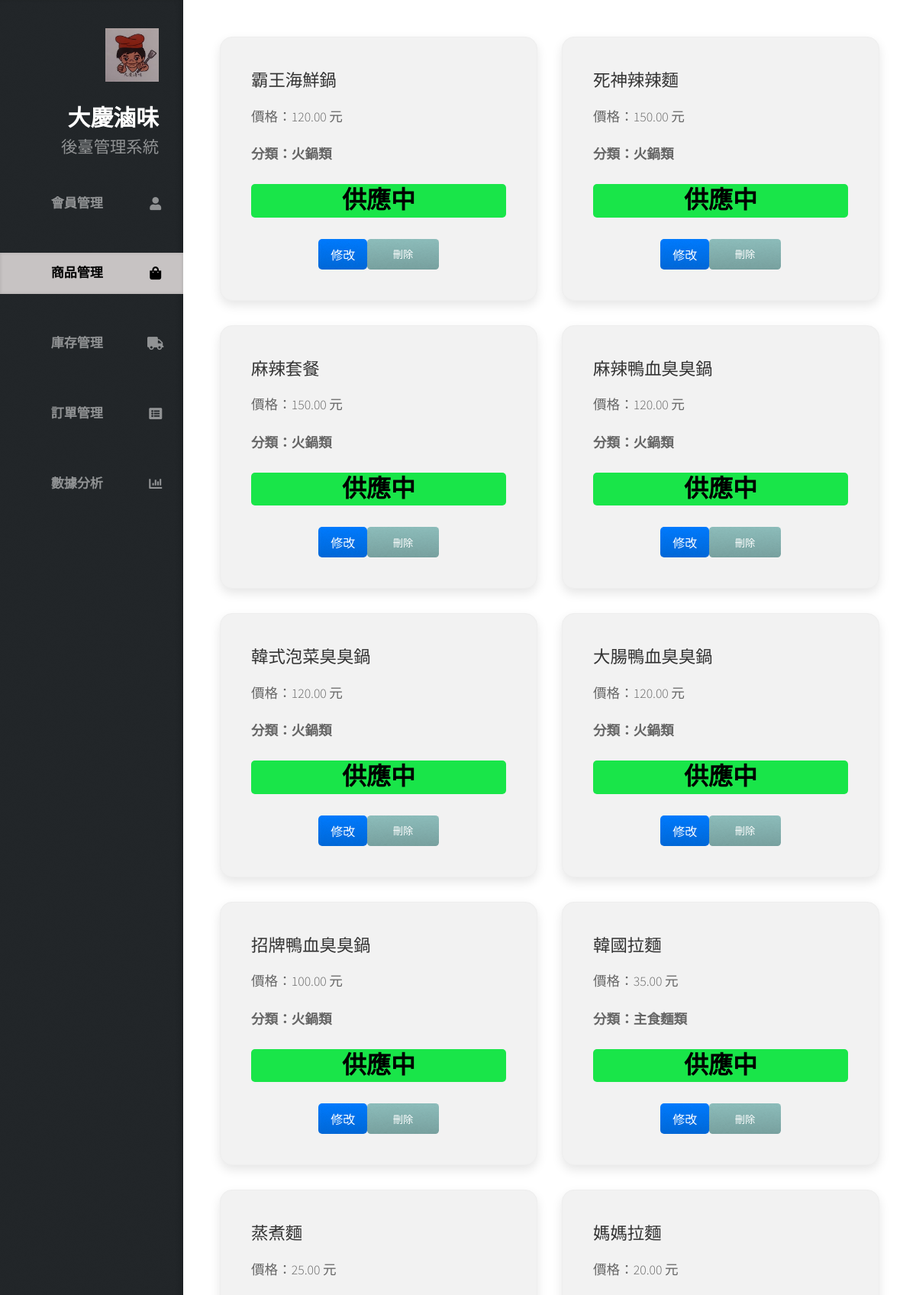
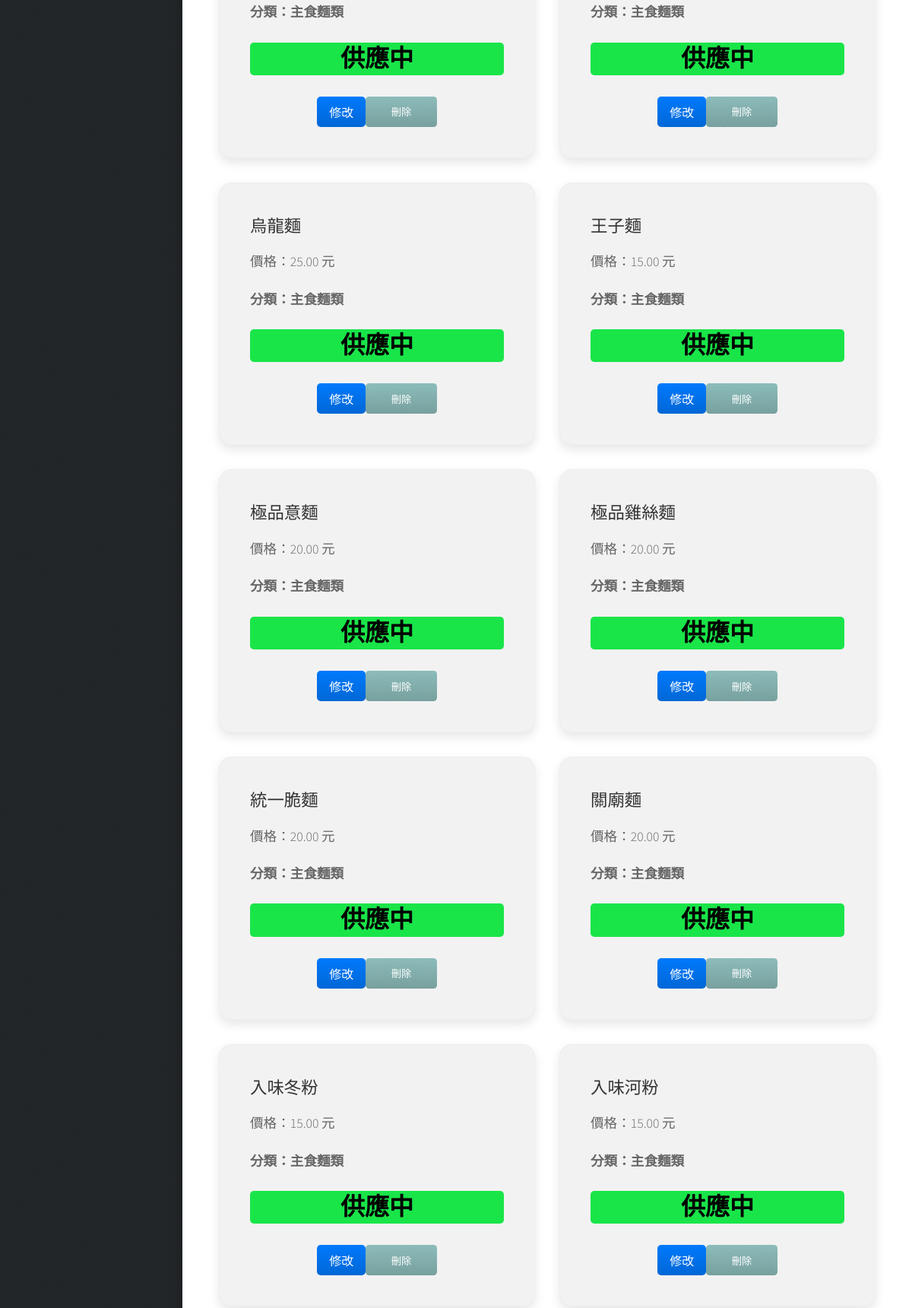
The page /Backstage/commodity.php (signed in, upper part) on the database its author committed (2 pictures, top to bottom).
### tables this page shows
CREATE TABLE `menu` (
  `Menu_ID` int(11) NOT NULL,
  `Product_ID` int(11) DEFAULT NULL COMMENT '產品 ID (外鍵)',
  `Menu_name` varchar(100) DEFAULT NULL COMMENT '品項名稱',
  `sell_price` decimal(10,2) DEFAULT NULL COMMENT '售價',
  `category` varchar(50) DEFAULT NULL COMMENT '分類',
  `is_available` tinyint(4) NOT NULL DEFAULT 1 COMMENT '是否上架 (0: 否, 1: 是)	'
);

### Backstage/commodity.php (the view, shortened to what this page needs)
<!DOCTYPE HTML>
<html>
<head>
    <link rel="stylesheet" href="assets/css/main.css" />
    <link rel="stylesheet" href="assets/css/commoditysss.css" />
    <link rel="stylesheet" href="https://cdn.jsdelivr.net/npm/sweetalert2@11.0.18/dist/sweetalert2.min.css">
</head>
<body class="is-preload">
    <div id="header">
        <div class="top">
            <div id="logo">
                <div class="image">
                    <span class="image avatar48"><img src="images/LOGOS.jpg" alt="" /></span>
                </div>
                <div class="content">
                    <h1 id="title">大慶滷味</h1>
                    <p>後臺管理系統</p>
                </div>
            </div>
            <nav id="nav">
                <ul>
                    <li><a href="index.php" id="top-link" data-username="<?php echo $_SESSION['username']; ?>"><span class="icon solid fa-user">會員管理</span></a></li>
                    <li><a href="commodity.php" id="portfolio-link"><span class="icon solid fa-shopping-bag" style="color: #000;">商品管理</span></a></li>
                    <li><a href="commrid.php" id="porrid-link" data-username="<?php echo $_SESSION['username']; ?>"><span class="icon solid fa-truck">庫存管理</span></a></li>
                    <li><a href="order_history.php" id="about-link" data-username="<?php echo $_SESSION['username']; ?>"><span class="icon solid fa-list-alt">訂單管理</span></a></li>
                    <li><a href="dataanalysis.php" id="contact-link" data-username="<?php echo $_SESSION['username']; ?>"><span class="icon solid fa-chart-bar">數據分析</span></a></li>
                </ul>
            </nav>
        </div>
    </div>
    <div id="main">
        <?php
        include("db_connection.php");
        $sql = "SELECT * FROM menu";
        $result = $conn->query($sql);
        if ($result->num_rows > 0) {
            while ($row = $result->fetch_assoc()) {
                echo '<div class="card">';
                echo '<h3>' . htmlspecialchars($row["Menu_name"]) . '</h3>';
                echo '<p>價格：' . htmlspecialchars($row["sell_price"]) . ' 元</p>';
                echo '<p class="category-label">分類：' . htmlspecialchars($row["category"]) . '</p>';
                $ingredientsJSON = "[]";
                if ($row["category"] === "火鍋類") {
                    $getHotpotIDSQL = "SELECT p.HotPot_ID FROM product p JOIN menu m ON m.Product_ID = p.Product_ID WHERE m.Menu_name = ?";
                    $stmtHotpot = $conn->prepare($getHotpotIDSQL);
                    $stmtHotpot->bind_param("s", $row["Menu_name"]);
                    $stmtHotpot->execute();
                    $resHotpot = $stmtHotpot->get_result();
                    if ($resHotpot->num_rows > 0) {
                        $hotpotID = $resHotpot->fetch_assoc()["HotPot_ID"];
                        $sqlIngredients = "SELECT i.Ingredient_ID, i.Ingredient_name, h.quantity
                                        FROM hotpot h
                                        JOIN ingredient i ON h.Ingredient_ID = i.Ingredient_ID
                                        WHERE h.HotPot_ID = ?";
                        $stmtIng = $conn->prepare($sqlIngredients);
                        $stmtIng->bind_param("i", $hotpotID);
                        $stmtIng->execute();
                        $resIng = $stmtIng->get_result();
                        $ingredientsArr = [];
                        while ($ingRow = $resIng->fetch_assoc()) {
                            $ingredientsArr[] = [
                                "Ingredient_ID" => $ingRow["Ingredient_ID"],
                                "Ingredient_name" => $ingRow["Ingredient_name"],
                                "quantity" => $ingRow["quantity"]
                            ];
                        }
                        $ingredientsJSON = htmlspecialchars(json_encode($ingredientsArr), ENT_QUOTES);
                    }
                }
                echo '<p class="availability ' . ($row["is_available"] ? 'available' : '') . '">' . ($row["is_available"] ? '供應中' : '暫停供應') . '</p>';
                echo '<div class="card-actions">';
                echo '<button class="edit-button" '.
                    'data-menu-id="' . htmlspecialchars($row["Menu_ID"]) . '" '.
                    'data-name="' . htmlspecialchars($row["Menu_name"]) . '" '.
                    'data-category="' . htmlspecialchars($row["category"]) . '" '.
                    'data-price="' . htmlspecialchars($row["sell_price"]) . '" '.
                    'data-available="' . htmlspecialchars($row["is_available"]) . '" '.
                    'data-ingredients=\'' . $ingredientsJSON . '\'>修改</button>';
                    echo '<button class="delete-button" data-menu-id="' . htmlspecialchars($row["Menu_ID"]) . '" data-category="' . htmlspecialchars($row["category"]) . '">刪除</button>';
                echo '</div>';
                echo '</div>';
            }
        } else {
            echo "查無商品資料";
        }
        ?>
    </div>
</body>
</html>

### Backstage/assets/css/commoditysss.css (style rules this page uses)
#portfolio-link { background: rgb(199, 195, 195); box-shadow: inset 0 0 0.25em 0 rgba(0, 0, 0, 0.125); }
#main { display: grid; grid-template-columns: repeat(auto-fit, minmax(280px, 1fr)); gap: 2rem; padding: 3rem; }
.card { background-color: #f2f2f2; border-radius: 16px; box-shadow: 0 6px 14px rgba(0, 0, 0, 0.1); transition: transform 0.2s ease, box-shadow 0.2s ease; padding: 2.5rem; display: flex; flex-direction: column; justify-content: space-between; height: 100%; border: 1px solid #eee; }
.card h3 { font-size: 1.4rem; color: #333; margin-bottom: 0.75rem; }
.card p { font-size: 1.1rem; color: #666; margin-bottom: 0.75rem; }
.card p.availability { font-size: 2rem; font-weight: bold; color: #000000; text-align: center; background-color: rgb(255, 234, 1); padding: 3px 5px; border-radius: 5px; display: inline-block; margin-top: 0.5rem; }
.card p.availability.available { background-color: #19e549; color: rgb(0, 0, 0); }
.category-label { font-weight: bold; color: #444; }
.card-actions { margin-top: 1rem; display: flex; justify-content: center; }
.edit-button { background-color: #007bff; color: white; border: none; padding: 8px 16px; border-radius: 5px; font-size: 1rem; cursor: pointer; transition: background-color 0.2s ease; }

### rows shown on the page
menu: Menu_name "霸王海鮮鍋", sell_price "120.00", category "火鍋類", is_available "供應中"
menu: Menu_name "死神辣辣麵", sell_price "150.00", category "火鍋類", is_available "供應中"
menu: Menu_name "麻辣套餐", sell_price "150.00", category "火鍋類", is_available "供應中"
menu: Menu_name "麻辣鴨血臭臭鍋", sell_price "120.00", category "火鍋類", is_available "供應中"
menu: Menu_name "韓式泡菜臭臭鍋", sell_price "120.00", category "火鍋類", is_available "供應中"
menu: Menu_name "大腸鴨血臭臭鍋", sell_price "120.00", category "火鍋類", is_available "供應中"
menu: Menu_name "招牌鴨血臭臭鍋", sell_price "100.00", category "火鍋類", is_available "供應中"
menu: Menu_name "韓國拉麵", sell_price "35.00", category "主食麵類", is_available "供應中"
menu: Menu_name "蒸煮麵", sell_price "25.00", category "主食麵類", is_available "供應中"
menu: Menu_name "媽媽拉麵", sell_price "20.00", category "主食麵類", is_available "供應中"
menu: Menu_name "烏龍麵", sell_price "25.00", category "主食麵類", is_available "供應中"
menu: Menu_name "王子麵", sell_price "15.00", category "主食麵類", is_available "供應中"
menu: Menu_name "極品意麵", sell_price "20.00", category "主食麵類", is_available "供應中"
menu: Menu_name "極品雞絲麵", sell_price "20.00", category "主食麵類", is_available "供應中"
menu: Menu_name "統一脆麵", sell_price "20.00", category "主食麵類", is_available "供應中"
menu: Menu_name "關廟麵", sell_price "20.00", category "主食麵類", is_available "供應中"
menu: Menu_name "入味冬粉", sell_price "15.00", category "主食麵類", is_available "供應中"
menu: Menu_name "入味河粉", sell_price "15.00", category "主食麵類", is_available "供應中"
